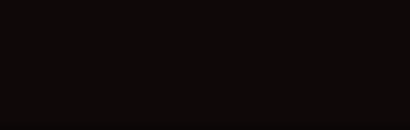
<?xml version="1.0" encoding="UTF-8"?>
<ui version="4.0">
 <class>canvas</class>
 <widget class="QWidget" name="canvas">
  <property name="geometry">
   <rect>
    <x>0</x>
    <y>0</y>
    <width>410</width>
    <height>130</height>
   </rect>
  </property>
  <property name="windowTitle">
   <string>Form</string>
  </property>
  <property name="styleSheet">
   <string notr="true">border-style: solid;
border-width: 10px;
border-top-color: rgba(0,0,0,0);
border-bottom-color: qlineargradient(x1: 0, y1: 1, x2: 0, y2: 0, stop: 0 rgba(0,0,0,80), stop: 1 rgba(0,0,0,0));
border-left-color: rgba(0,0,0,0);
border-right-color: rgba(0,0,0,0);
background-color: rgb(15, 8, 8);</string>
  </property>
 </widget>
 <resources/>
 <connections/>
</ui>
